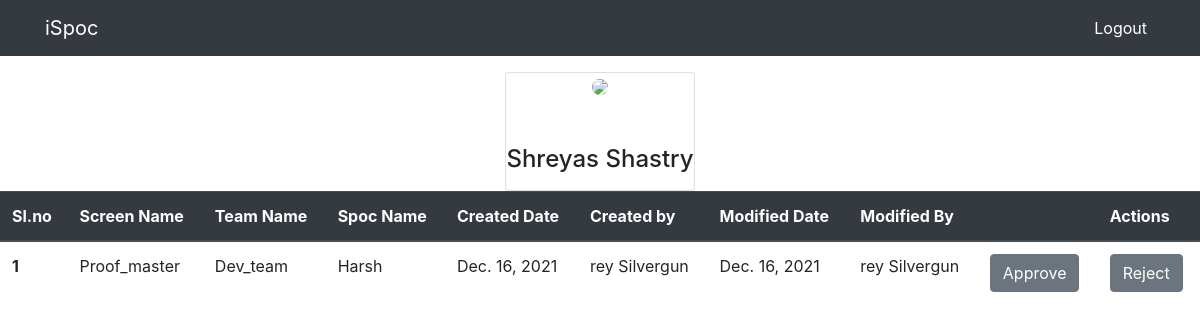
The app's page /view/ (signed in), older data.
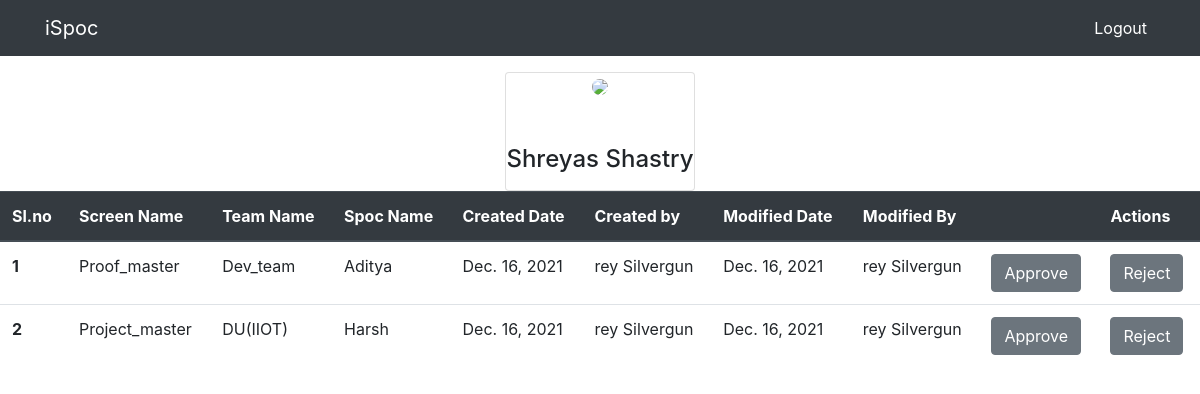
The same page, newer data.
### spoc/models.py (models this page shows)
class Spoc(models.Model):
    id = models.AutoField(primary_key=True)
    screen_name =  models.CharField(max_length=50,choices=screen_name_choices,null=True)
    team_name =  models.CharField(max_length=50,choices=team_name_choices,null=True)
    spoc_name =  models.CharField(max_length=50,null=True)
    created_date = models.DateField(auto_now_add=True)
    created_by = models.CharField(max_length=50,null=True)
    modified_date = models.DateField(auto_now_add=True)
    modified_by = models.CharField(max_length=50,null=True)
    is_delete = models.BooleanField(default=False)
    is_approve = models.BooleanField(default=False)

### spoc/views.py (the view)
# urls.py: path('view/', views.view, name='spoc-view'),
def view(request):
    luser = User.objects.get(username=request.user)
    context = {
        'profile' : luser.get_full_name(),
        'entries' : Spoc.objects.filter(is_approve=False)
    }
    if(luser.is_staff):
        return render(request, 'spoc/admin_view.html',context)
    else:
        return render(request, 'spoc/view.html',context)

### templates/spoc/admin_view.html (shortened to what this page needs)
{%extends 'partials/base.html'%}
{%block content%}
<p>
<p>
<div class="container d-flex justify-content-center align-items-center">
    <div class="card">
        <div class="user text-center">
            <div class="profile"> <img src="https://t4.ftcdn.net/jpg/02/15/84/43/240_F_215844325_ttX9YiIIyeaR7Ne6EaLLjMAmy4GvPC69.jpg" class="rounded-circle" width="80"> </div>
        </div>
        <div class="mt-5 text-center">
            <h4 class="mb-0">{{profile}}</h4> <span class="text-muted d-block mb-2"><p></span>
        </div>
    </div>
</div>
<table class="table">
    <thead class="thead-dark">
      <tr>
        <th scope="col">Sl.no</th>
        <th scope="col">Screen Name</th>
        <th scope="col">Team Name</th>
        <th scope="col">Spoc Name</th>
        <th scope="col">Created Date</th>
        <th scope="col">Created by</th>
        <th scope="col">Modified Date</th>
        <th scope="col">Modified By</th>
        <th scope="col"></th>
        <th scope="col">Actions</th>
      </tr>
    </thead>
    <tbody>
      {% for entry in entries %}
        <tr>
          <th scope="row">{{forloop.counter}}</th>
          <td>{{entry.screen_name}}</td>
          <td>{{entry.team_name}}</td>
          <td>{{entry.spoc_name}}</td>
          <td>{{entry.created_date}}</td>
          <td>{{entry.created_by}}</td>
          <td>{{entry.modified_date}}</td>
          <td>{{entry.modified_by}}</td>
          <td><button type="submit" class="btn btn-secondary text-right" onclick="location.href='{% url 'confirm' entry.id %}'">Approve</button></td>
          <td><button type="submit" class="btn btn-secondary text-right" onclick="location.href='{% url 'reject' entry.id %}'">Reject</button></td>
        </tr>
      {% endfor %}
    </tbody>
  </table>
{%endblock%}

Row changes from the older to the newer data that the page shows:
changed Spoc "Proof_master": spoc_name "Harsh" → "Aditya"
added Spoc: screen_name "Project_master", team_name "DU(IIOT)", spoc_name "Harsh", created_date "Dec. 16, 2021", created_by "rey Silvergun", modified_date "Dec. 16, 2021", modified_by "rey Silvergun"
